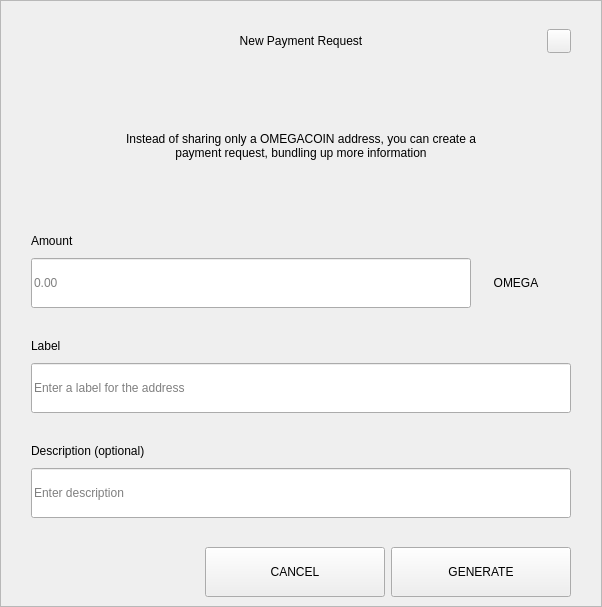
<?xml version="1.0" encoding="UTF-8"?>
<ui version="4.0">
 <class>RequestDialog</class>
 <widget class="QDialog" name="RequestDialog">
  <property name="geometry">
   <rect>
    <x>0</x>
    <y>0</y>
    <width>602</width>
    <height>607</height>
   </rect>
  </property>
  <property name="windowTitle">
   <string>Dialog</string>
  </property>
  <layout class="QVBoxLayout" name="verticalLayout_5">
   <property name="spacing">
    <number>0</number>
   </property>
   <property name="leftMargin">
    <number>0</number>
   </property>
   <property name="topMargin">
    <number>0</number>
   </property>
   <property name="rightMargin">
    <number>0</number>
   </property>
   <property name="bottomMargin">
    <number>0</number>
   </property>
   <item>
    <widget class="QFrame" name="frame">
     <property name="styleSheet">
      <string notr="true"/>
     </property>
     <property name="frameShape">
      <enum>QFrame::StyledPanel</enum>
     </property>
     <property name="frameShadow">
      <enum>QFrame::Raised</enum>
     </property>
     <layout class="QVBoxLayout" name="verticalLayout_4" stretch="1,0,0">
      <property name="spacing">
       <number>0</number>
      </property>
      <property name="leftMargin">
       <number>30</number>
      </property>
      <property name="topMargin">
       <number>20</number>
      </property>
      <property name="rightMargin">
       <number>30</number>
      </property>
      <property name="bottomMargin">
       <number>0</number>
      </property>
      <item>
       <layout class="QHBoxLayout" name="horizontalLayout_3">
        <property name="spacing">
         <number>0</number>
        </property>
        <item>
         <spacer name="horizontalSpacer_21">
          <property name="orientation">
           <enum>Qt::Horizontal</enum>
          </property>
          <property name="sizeHint" stdset="0">
           <size>
            <width>40</width>
            <height>20</height>
           </size>
          </property>
         </spacer>
        </item>
        <item>
         <widget class="QLabel" name="labelTitle">
          <property name="minimumSize">
           <size>
            <width>0</width>
            <height>40</height>
           </size>
          </property>
          <property name="maximumSize">
           <size>
            <width>16777215</width>
            <height>40</height>
           </size>
          </property>
          <property name="styleSheet">
           <string notr="true">padding-left:24px;</string>
          </property>
          <property name="text">
           <string>New Payment Request</string>
          </property>
          <property name="alignment">
           <set>Qt::AlignCenter</set>
          </property>
          <property name="margin">
           <number>7</number>
          </property>
         </widget>
        </item>
        <item>
         <spacer name="horizontalSpacer">
          <property name="orientation">
           <enum>Qt::Horizontal</enum>
          </property>
          <property name="sizeHint" stdset="0">
           <size>
            <width>40</width>
            <height>20</height>
           </size>
          </property>
         </spacer>
        </item>
        <item>
         <widget class="QPushButton" name="btnEsc">
          <property name="minimumSize">
           <size>
            <width>24</width>
            <height>24</height>
           </size>
          </property>
          <property name="maximumSize">
           <size>
            <width>24</width>
            <height>24</height>
           </size>
          </property>
          <property name="focusPolicy">
           <enum>Qt::NoFocus</enum>
          </property>
          <property name="text">
           <string/>
          </property>
         </widget>
        </item>
       </layout>
      </item>
      <item>
       <widget class="QStackedWidget" name="stack">
        <property name="minimumSize">
         <size>
          <width>540</width>
          <height>0</height>
         </size>
        </property>
        <property name="maximumSize">
         <size>
          <width>540</width>
          <height>16777215</height>
         </size>
        </property>
        <property name="currentIndex">
         <number>0</number>
        </property>
        <widget class="QWidget" name="page_1">
         <property name="minimumSize">
          <size>
           <width>540</width>
           <height>0</height>
          </size>
         </property>
         <property name="maximumSize">
          <size>
           <width>540</width>
           <height>16777215</height>
          </size>
         </property>
         <layout class="QVBoxLayout" name="layout1">
          <property name="spacing">
           <number>0</number>
          </property>
          <property name="leftMargin">
           <number>0</number>
          </property>
          <property name="topMargin">
           <number>0</number>
          </property>
          <property name="rightMargin">
           <number>0</number>
          </property>
          <property name="bottomMargin">
           <number>0</number>
          </property>
          <item>
           <spacer name="verticalSpacer_21">
            <property name="orientation">
             <enum>Qt::Vertical</enum>
            </property>
            <property name="sizeType">
             <enum>QSizePolicy::Fixed</enum>
            </property>
            <property name="sizeHint" stdset="0">
             <size>
              <width>20</width>
              <height>30</height>
             </size>
            </property>
           </spacer>
          </item>
          <item alignment="Qt::AlignHCenter">
           <widget class="QLabel" name="labelMessage">
            <property name="minimumSize">
             <size>
              <width>400</width>
              <height>50</height>
             </size>
            </property>
            <property name="text">
             <string>Instead of sharing only a OMEGACOIN address, you can create a payment request, bundling up more information</string>
            </property>
            <property name="alignment">
             <set>Qt::AlignCenter</set>
            </property>
            <property name="wordWrap">
             <bool>true</bool>
            </property>
           </widget>
          </item>
          <item alignment="Qt::AlignBottom">
           <widget class="QWidget" name="containerAmount" native="true">
            <layout class="QVBoxLayout" name="verticalLayout">
             <property name="spacing">
              <number>9</number>
             </property>
             <property name="leftMargin">
              <number>0</number>
             </property>
             <property name="topMargin">
              <number>0</number>
             </property>
             <property name="rightMargin">
              <number>0</number>
             </property>
             <property name="bottomMargin">
              <number>0</number>
             </property>
             <item>
              <widget class="QLabel" name="labelSubtitleAmount">
               <property name="minimumSize">
                <size>
                 <width>350</width>
                 <height>16</height>
                </size>
               </property>
               <property name="maximumSize">
                <size>
                 <width>16777215</width>
                 <height>16</height>
                </size>
               </property>
               <property name="text">
                <string>Amount</string>
               </property>
              </widget>
             </item>
             <item alignment="Qt::AlignTop">
              <widget class="QWidget" name="layoutAmount" native="true">
               <layout class="QHBoxLayout" name="horizontalLayout" stretch="2,0">
                <property name="spacing">
                 <number>0</number>
                </property>
                <property name="leftMargin">
                 <number>0</number>
                </property>
                <property name="topMargin">
                 <number>0</number>
                </property>
                <property name="rightMargin">
                 <number>0</number>
                </property>
                <property name="bottomMargin">
                 <number>0</number>
                </property>
                <item>
                 <widget class="QLineEdit" name="lineEditAmount">
                  <property name="minimumSize">
                   <size>
                    <width>0</width>
                    <height>50</height>
                   </size>
                  </property>
                  <property name="maximumSize">
                   <size>
                    <width>16777215</width>
                    <height>50</height>
                   </size>
                  </property>
                  <property name="placeholderText">
                   <string notr="true">0.00</string>
                  </property>
                 </widget>
                </item>
                <item>
                 <widget class="QWidget" name="comboContainer" native="true">
                  <property name="minimumSize">
                   <size>
                    <width>100</width>
                    <height>50</height>
                   </size>
                  </property>
                  <property name="maximumSize">
                   <size>
                    <width>16777215</width>
                    <height>50</height>
                   </size>
                  </property>
                  <layout class="QHBoxLayout" name="horizontalLayout_31">
                   <property name="spacing">
                    <number>0</number>
                   </property>
                   <property name="leftMargin">
                    <number>0</number>
                   </property>
                   <property name="topMargin">
                    <number>0</number>
                   </property>
                   <property name="rightMargin">
                    <number>10</number>
                   </property>
                   <property name="bottomMargin">
                    <number>0</number>
                   </property>
                   <item>
                    <widget class="QLabel" name="comboBoxCoin">
                     <property name="text">
                      <string>OMEGA</string>
                     </property>
                     <property name="alignment">
                      <set>Qt::AlignCenter</set>
                     </property>
                    </widget>
                   </item>
                  </layout>
                 </widget>
                </item>
               </layout>
              </widget>
             </item>
            </layout>
           </widget>
          </item>
          <item>
           <spacer name="verticalSpacer_31">
            <property name="orientation">
             <enum>Qt::Vertical</enum>
            </property>
            <property name="sizeType">
             <enum>QSizePolicy::Fixed</enum>
            </property>
            <property name="sizeHint" stdset="0">
             <size>
              <width>20</width>
              <height>30</height>
             </size>
            </property>
           </spacer>
          </item>
          <item>
           <layout class="QVBoxLayout" name="verticalLayoutLabel">
            <property name="spacing">
             <number>9</number>
            </property>
            <item>
             <widget class="QLabel" name="labelSubtitleLabel">
              <property name="minimumSize">
               <size>
                <width>0</width>
                <height>16</height>
               </size>
              </property>
              <property name="maximumSize">
               <size>
                <width>16777215</width>
                <height>16</height>
               </size>
              </property>
              <property name="text">
               <string>Label</string>
              </property>
             </widget>
            </item>
            <item>
             <widget class="QLineEdit" name="lineEditLabel">
              <property name="minimumSize">
               <size>
                <width>0</width>
                <height>50</height>
               </size>
              </property>
              <property name="maximumSize">
               <size>
                <width>16777215</width>
                <height>50</height>
               </size>
              </property>
              <property name="placeholderText">
               <string>Enter a label for the address</string>
              </property>
             </widget>
            </item>
           </layout>
          </item>
          <item>
           <spacer name="verticalSpacer_34">
            <property name="orientation">
             <enum>Qt::Vertical</enum>
            </property>
            <property name="sizeType">
             <enum>QSizePolicy::Fixed</enum>
            </property>
            <property name="sizeHint" stdset="0">
             <size>
              <width>20</width>
              <height>30</height>
             </size>
            </property>
           </spacer>
          </item>
          <item>
           <layout class="QVBoxLayout" name="verticalLayoutDescription">
            <property name="spacing">
             <number>9</number>
            </property>
            <item>
             <widget class="QLabel" name="labelSubtitleDescription">
              <property name="minimumSize">
               <size>
                <width>0</width>
                <height>16</height>
               </size>
              </property>
              <property name="maximumSize">
               <size>
                <width>16777215</width>
                <height>16</height>
               </size>
              </property>
              <property name="text">
               <string>Description (optional)</string>
              </property>
             </widget>
            </item>
            <item>
             <widget class="QLineEdit" name="lineEditDescription">
              <property name="minimumSize">
               <size>
                <width>0</width>
                <height>50</height>
               </size>
              </property>
              <property name="maximumSize">
               <size>
                <width>16777215</width>
                <height>50</height>
               </size>
              </property>
              <property name="placeholderText">
               <string>Enter description</string>
              </property>
             </widget>
            </item>
            <item>
             <spacer name="verticalSpacer_4">
              <property name="orientation">
               <enum>Qt::Vertical</enum>
              </property>
              <property name="sizeType">
               <enum>QSizePolicy::Fixed</enum>
              </property>
              <property name="sizeHint" stdset="0">
               <size>
                <width>20</width>
                <height>20</height>
               </size>
              </property>
             </spacer>
            </item>
           </layout>
          </item>
         </layout>
        </widget>
        <widget class="QWidget" name="page_2">
         <layout class="QVBoxLayout" name="layout2">
          <item>
           <spacer name="verticalSpacer_5">
            <property name="orientation">
             <enum>Qt::Vertical</enum>
            </property>
            <property name="sizeType">
             <enum>QSizePolicy::Fixed</enum>
            </property>
            <property name="sizeHint" stdset="0">
             <size>
              <width>20</width>
              <height>50</height>
             </size>
            </property>
           </spacer>
          </item>
          <item alignment="Qt::AlignHCenter">
           <widget class="QLabel" name="labelQrImg">
            <property name="minimumSize">
             <size>
              <width>260</width>
              <height>260</height>
             </size>
            </property>
            <property name="maximumSize">
             <size>
              <width>260</width>
              <height>260</height>
             </size>
            </property>
            <property name="text">
             <string/>
            </property>
            <property name="alignment">
             <set>Qt::AlignCenter</set>
            </property>
           </widget>
          </item>
          <item>
           <spacer name="verticalSpacer_2">
            <property name="orientation">
             <enum>Qt::Vertical</enum>
            </property>
            <property name="sizeType">
             <enum>QSizePolicy::Fixed</enum>
            </property>
            <property name="sizeHint" stdset="0">
             <size>
              <width>20</width>
              <height>30</height>
             </size>
            </property>
           </spacer>
          </item>
          <item alignment="Qt::AlignHCenter">
           <widget class="QLabel" name="labelAddress">
            <property name="text">
             <string>D7VFR83SQbiezrW72hjcWJtcfip5krte2Z </string>
            </property>
           </widget>
          </item>
          <item>
           <spacer name="verticalSpacer_32">
            <property name="orientation">
             <enum>Qt::Vertical</enum>
            </property>
            <property name="sizeType">
             <enum>QSizePolicy::Expanding</enum>
            </property>
            <property name="sizeHint" stdset="0">
             <size>
              <width>20</width>
              <height>20</height>
             </size>
            </property>
           </spacer>
          </item>
          <item>
           <layout class="QHBoxLayout" name="horizontal">
            <property name="leftMargin">
             <number>20</number>
            </property>
            <property name="rightMargin">
             <number>20</number>
            </property>
            <property name="bottomMargin">
             <number>20</number>
            </property>
            <item>
             <spacer name="horizontalSpacer_4">
              <property name="orientation">
               <enum>Qt::Horizontal</enum>
              </property>
              <property name="sizeHint" stdset="0">
               <size>
                <width>40</width>
                <height>20</height>
               </size>
              </property>
             </spacer>
            </item>
            <item>
             <widget class="QPushButton" name="btnCopyAddress">
              <property name="minimumSize">
               <size>
                <width>180</width>
                <height>50</height>
               </size>
              </property>
              <property name="text">
               <string>COPY ADDRESS</string>
              </property>
             </widget>
            </item>
            <item>
             <widget class="QPushButton" name="btnCopyUrl">
              <property name="minimumSize">
               <size>
                <width>180</width>
                <height>50</height>
               </size>
              </property>
              <property name="text">
               <string>COPY URL</string>
              </property>
             </widget>
            </item>
            <item>
             <spacer name="horizontalSpacer_2">
              <property name="orientation">
               <enum>Qt::Horizontal</enum>
              </property>
              <property name="sizeHint" stdset="0">
               <size>
                <width>40</width>
                <height>20</height>
               </size>
              </property>
             </spacer>
            </item>
           </layout>
          </item>
         </layout>
        </widget>
       </widget>
      </item>
      <item>
       <widget class="QWidget" name="buttonsStack" native="true">
        <layout class="QHBoxLayout" name="horizontalLayout_5">
         <property name="leftMargin">
          <number>20</number>
         </property>
         <property name="rightMargin">
          <number>0</number>
         </property>
         <item>
          <spacer name="horizontalSpacer_41">
           <property name="orientation">
            <enum>Qt::Horizontal</enum>
           </property>
           <property name="sizeHint" stdset="0">
            <size>
             <width>40</width>
             <height>20</height>
            </size>
           </property>
          </spacer>
         </item>
         <item>
          <widget class="QPushButton" name="btnCancel">
           <property name="minimumSize">
            <size>
             <width>180</width>
             <height>50</height>
            </size>
           </property>
           <property name="focusPolicy">
            <enum>Qt::NoFocus</enum>
           </property>
           <property name="text">
            <string>CANCEL</string>
           </property>
          </widget>
         </item>
         <item>
          <widget class="QPushButton" name="btnSave">
           <property name="minimumSize">
            <size>
             <width>180</width>
             <height>50</height>
            </size>
           </property>
           <property name="focusPolicy">
            <enum>Qt::NoFocus</enum>
           </property>
           <property name="text">
            <string>GENERATE</string>
           </property>
          </widget>
         </item>
        </layout>
       </widget>
      </item>
     </layout>
    </widget>
   </item>
  </layout>
 </widget>
 <resources/>
 <connections/>
</ui>
